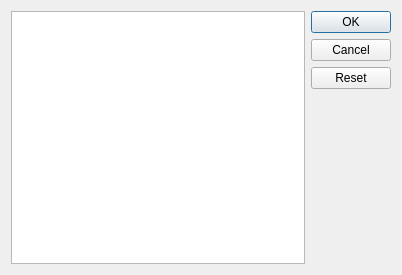
<?xml version="1.0" encoding="UTF-8"?>
<ui version="4.0">
 <class>Wybor_portu</class>
 <widget class="QDialog" name="Wybor_portu">
  <property name="windowModality">
   <enum>Qt::WindowModal</enum>
  </property>
  <property name="geometry">
   <rect>
    <x>0</x>
    <y>0</y>
    <width>402</width>
    <height>275</height>
   </rect>
  </property>
  <property name="windowTitle">
   <string>Dialog</string>
  </property>
  <layout class="QGridLayout" name="gridLayout_3">
   <item row="0" column="0">
    <layout class="QGridLayout" name="gridLayout_2">
     <item row="0" column="0">
      <widget class="QListWidget" name="listWidget">
       <property name="viewMode">
        <enum>QListView::ListMode</enum>
       </property>
       <property name="sortingEnabled">
        <bool>true</bool>
       </property>
      </widget>
     </item>
     <item row="0" column="1">
      <widget class="QDialogButtonBox" name="buttonBox">
       <property name="orientation">
        <enum>Qt::Vertical</enum>
       </property>
       <property name="standardButtons">
        <set>QDialogButtonBox::Cancel|QDialogButtonBox::Ok|QDialogButtonBox::Reset</set>
       </property>
      </widget>
     </item>
    </layout>
   </item>
  </layout>
 </widget>
 <resources/>
 <connections/>
</ui>
